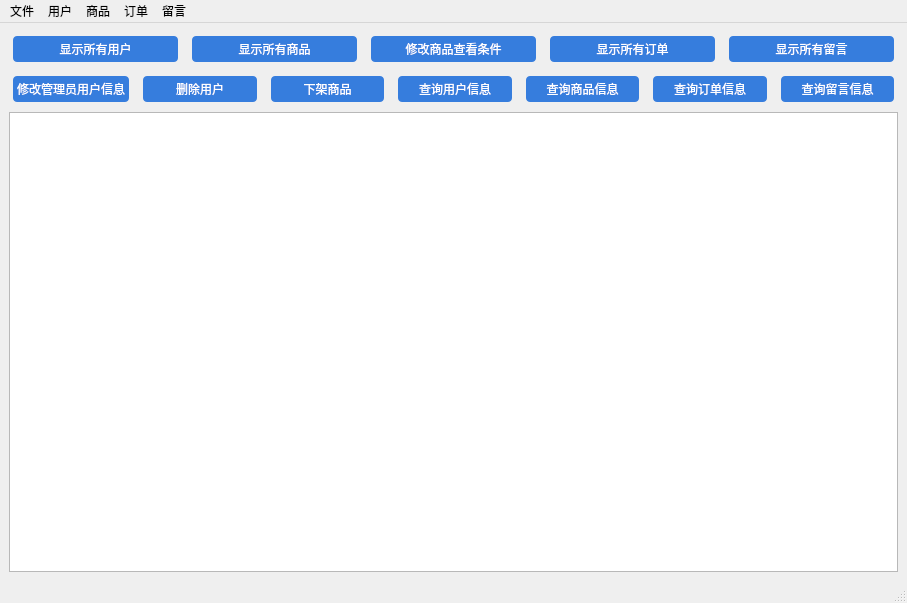
<?xml version="1.0" encoding="UTF-8"?>
<ui version="4.0">
 <class>AdminUserWindow</class>
 <widget class="QMainWindow" name="AdminUserWindow">
  <property name="geometry">
   <rect>
    <x>0</x>
    <y>0</y>
    <width>907</width>
    <height>603</height>
   </rect>
  </property>
  <property name="windowTitle">
   <string>甜鱼: 管理员用户使用界面</string>
  </property>
  <property name="styleSheet">
   <string notr="true">QPushButton {
    border: none;
    border-radius: 4px;
	padding: 4px;
	margin: 4px; 
    background-color: rgb(54, 125, 221);
    color: white;
}
QLineEdit{
	border: 1px solid black;
	border-radius: 4px;
	padding: 4px;
}
</string>
  </property>
  <widget class="QWidget" name="centralwidget">
   <layout class="QVBoxLayout" name="verticalLayout">
    <item>
     <layout class="QGridLayout" name="gridLayout">
      <item row="0" column="0">
       <layout class="QHBoxLayout" name="horizontalLayout">
        <item>
         <widget class="QPushButton" name="show_all_users">
          <property name="text">
           <string>显示所有用户</string>
          </property>
         </widget>
        </item>
        <item>
         <widget class="QPushButton" name="show_all_mer">
          <property name="text">
           <string>显示所有商品</string>
          </property>
         </widget>
        </item>
        <item>
         <widget class="QPushButton" name="change_mer_show_mode">
          <property name="text">
           <string>修改商品查看条件</string>
          </property>
         </widget>
        </item>
        <item>
         <widget class="QPushButton" name="show_all_order_form">
          <property name="text">
           <string>显示所有订单</string>
          </property>
         </widget>
        </item>
        <item>
         <widget class="QPushButton" name="show_all_messages">
          <property name="text">
           <string>显示所有留言</string>
          </property>
         </widget>
        </item>
       </layout>
      </item>
      <item row="1" column="0">
       <layout class="QHBoxLayout" name="horizontalLayout_2">
        <item>
         <widget class="QPushButton" name="admin_user_inf_change">
          <property name="text">
           <string>修改管理员用户信息</string>
          </property>
         </widget>
        </item>
        <item>
         <widget class="QPushButton" name="admin_delete_user">
          <property name="text">
           <string>删除用户</string>
          </property>
         </widget>
        </item>
        <item>
         <widget class="QPushButton" name="admin_remove_mer">
          <property name="text">
           <string>下架商品</string>
          </property>
         </widget>
        </item>
        <item>
         <widget class="QPushButton" name="admin_search_user">
          <property name="text">
           <string>查询用户信息</string>
          </property>
         </widget>
        </item>
        <item>
         <widget class="QPushButton" name="search_mer">
          <property name="text">
           <string>查询商品信息</string>
          </property>
         </widget>
        </item>
        <item>
         <widget class="QPushButton" name="admin_search_order_form">
          <property name="text">
           <string>查询订单信息</string>
          </property>
         </widget>
        </item>
        <item>
         <widget class="QPushButton" name="admin_search_message">
          <property name="text">
           <string>查询留言信息</string>
          </property>
         </widget>
        </item>
       </layout>
      </item>
     </layout>
    </item>
    <item>
     <widget class="QTableView" name="uni_table"/>
    </item>
   </layout>
  </widget>
  <widget class="QMenuBar" name="menubar">
   <property name="geometry">
    <rect>
     <x>0</x>
     <y>0</y>
     <width>907</width>
     <height>28</height>
    </rect>
   </property>
   <widget class="QMenu" name="menu">
    <property name="title">
     <string>文件</string>
    </property>
   </widget>
   <widget class="QMenu" name="menu_2">
    <property name="title">
     <string>用户</string>
    </property>
    <addaction name="menu_user_inf_change"/>
    <addaction name="menu_logout"/>
    <addaction name="separator"/>
    <addaction name="menu_show_all_users"/>
    <addaction name="menu_admin_search_user"/>
    <addaction name="menu_admin_delete_user"/>
   </widget>
   <widget class="QMenu" name="menu_3">
    <property name="title">
     <string>商品</string>
    </property>
    <addaction name="menu_admin_remove_mer"/>
    <addaction name="menu_show_all_mer"/>
    <addaction name="menu_change_mer_show_mode"/>
    <addaction name="menu_search_mer"/>
   </widget>
   <widget class="QMenu" name="menu_4">
    <property name="title">
     <string>订单</string>
    </property>
    <addaction name="menu_show_all_order_form"/>
    <addaction name="menu_admin_search_order_form"/>
   </widget>
   <widget class="QMenu" name="menu_5">
    <property name="title">
     <string>留言</string>
    </property>
    <addaction name="menu_show_all_message"/>
    <addaction name="menu_admin_search_message"/>
   </widget>
   <addaction name="menu"/>
   <addaction name="menu_2"/>
   <addaction name="menu_3"/>
   <addaction name="menu_4"/>
   <addaction name="menu_5"/>
  </widget>
  <widget class="QStatusBar" name="statusbar"/>
  <action name="menu_user_inf_change">
   <property name="text">
    <string>管理员用户信息修改</string>
   </property>
  </action>
  <action name="menu_logout">
   <property name="text">
    <string>管理员账号注销</string>
   </property>
  </action>
  <action name="menu_show_all_users">
   <property name="text">
    <string>查看所有用户</string>
   </property>
  </action>
  <action name="menu_show_all_mer">
   <property name="text">
    <string>查看所有商品</string>
   </property>
  </action>
  <action name="menu_admin_search_user">
   <property name="text">
    <string>查询用户信息</string>
   </property>
  </action>
  <action name="menu_admin_delete_user">
   <property name="text">
    <string>删除用户</string>
   </property>
  </action>
  <action name="menu_search_mer">
   <property name="text">
    <string>查询商品信息</string>
   </property>
  </action>
  <action name="menu_change_mer_show_mode">
   <property name="text">
    <string>修改商品查看条件</string>
   </property>
  </action>
  <action name="menu_show_all_order_form">
   <property name="text">
    <string>查看所有订单</string>
   </property>
  </action>
  <action name="menu_admin_search_order_form">
   <property name="text">
    <string>查询订单信息</string>
   </property>
  </action>
  <action name="menu_show_all_message">
   <property name="text">
    <string>查看所有留言</string>
   </property>
  </action>
  <action name="menu_admin_search_message">
   <property name="text">
    <string>查询留言信息</string>
   </property>
  </action>
  <action name="menu_admin_remove_mer">
   <property name="text">
    <string>下架商品</string>
   </property>
  </action>
 </widget>
 <resources/>
 <connections/>
</ui>
